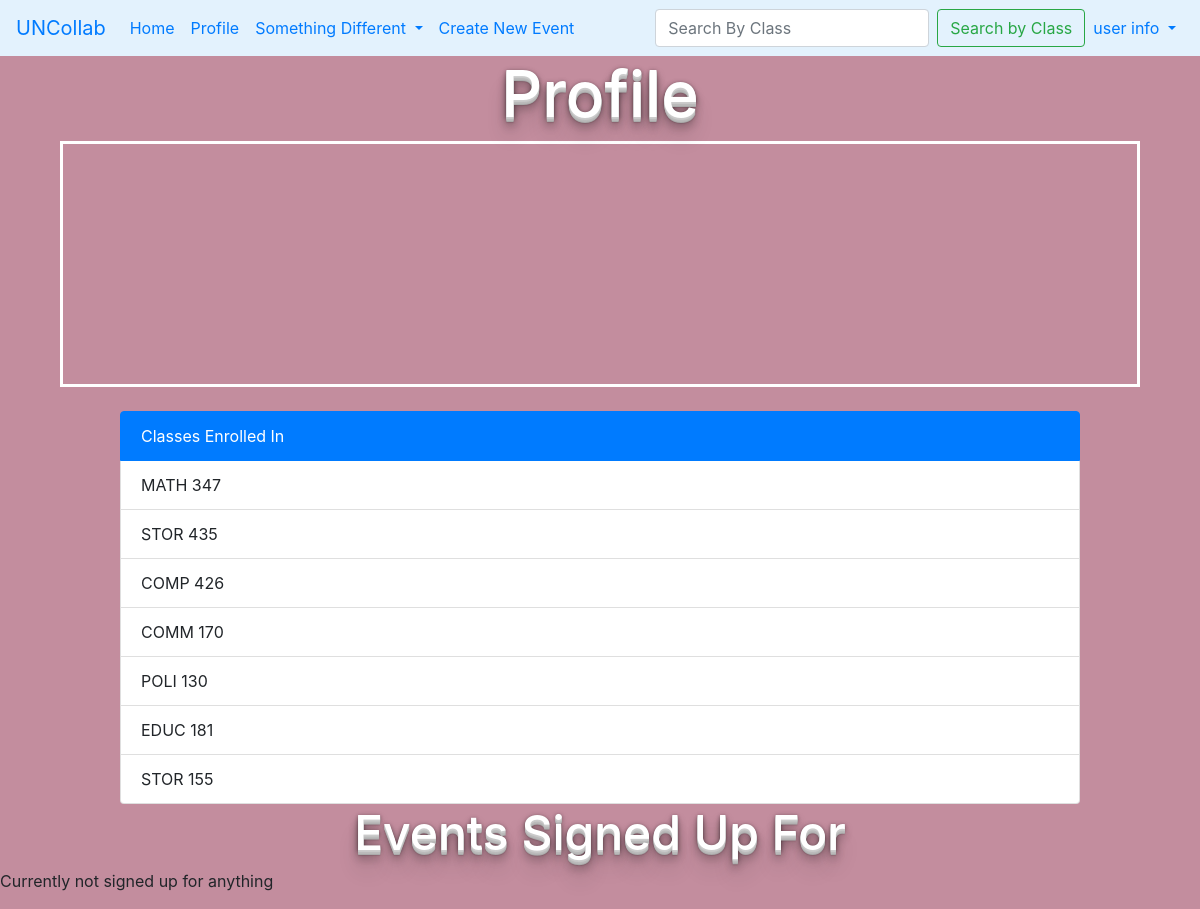
Page /2/profile (signed in) on the committed database.
### tables this page shows
CREATE TABLE class_members(
  id INTEGER PRIMARY KEY AUTOINCREMENT,
  member_id INTEGER NOT NULL,
  class_id INTEGER NOT NULL,
  FOREIGN KEY (member_id) REFERENCES user (id),
  FOREIGN KEY (class_id) REFERENCES classes (id)
);

CREATE TABLE classes(
  id INTEGER PRIMARY KEY AUTOINCREMENT,
  name TEXT UNIQUE NOT NULL
);

### collab_app/post.py (the view)
@bp.route('/<int:id>/profile')
@login_required
def profile(id):
  db = get_db()
  user_classes = db.execute(
    'SELECT *'
    ' FROM class_members cm JOIN classes c ON c.id=cm.class_id'
    ' WHERE cm.member_id=?', (id,)
  ).fetchall()
  user_events = db.execute(
    'SELECT p.id, title, created, p.author_id, first_name, last_name, description, start_time, location, type, p.class_id'
    ' FROM (event e JOIN posts p ON e.post_id=p.id) JOIN user u ON e.member_id=u.id'
    ' WHERE e.member_id=?', (id,)
  ).fetchall()
  return render_template('post/profile.html', classes=user_classes, posts=user_events)

### collab_app/auth.py (called while the page is built)
@bp.before_app_request
def load_logged_in_user():
  user_id = session.get('user_id')
  if user_id is None:
    g.user = None
  else:
    g.user = get_db().execute(
      'SELECT * FROM user WHERE id = ?', (user_id,)
    ).fetchone()

def login_required(view):
  @functools.wraps(view)
  def wrapped_view(**kwargs):
    if g.user is None:
      return redirect(url_for('auth.login'))
    return view(**kwargs)
  return wrapped_view

### collab_app/db.py (called while the page is built)
def get_db():
  if 'db' not in g:
    g.db = sqlite3.connect(
      current_app.config['DATABASE'],
      detect_types=sqlite3.PARSE_DECLTYPES
    )
    g.db.row_factory = sqlite3.Row
  return  g.db

### collab_app/templates/post/profile.html (shortened to what this page needs)
<!DOCTYPE html>
<html lang="fr">
<head>
  <link rel="stylesheet" type="text/css" href="../static/css/style.css">
  <link href='https://api.tiles.mapbox.com/mapbox-gl-js/v2.2.0/mapbox-gl.css' rel='stylesheet' />
  <link rel="stylesheet" href="https://stackpath.bootstrapcdn.com/bootstrap/4.3.1/css/bootstrap.min.css">
</head>
<body>
  {% include 'navbar.html' %}
  <h1 class="title1">Profile</h1>
  <div id="map"></div>
  <br>
  <ul class="list-group" style="width: 80%; display: block; margin-left: auto !important; margin-right: auto  !important;">
    <li class="list-group-item active" aria-current="true">Classes Enrolled In</li>
  {% for class in classes %}
    <li class="list-group-item">{{ class['name'] }}</li>
  {% endfor %}
</ul>
  <h3 class="title2">Events Signed Up For</h3>
  {% if posts == [] %}
    <p>Currently not signed up for anything</p>
  {% endif %}
</body>
</html>

### collab_app/static/css/style.css (style rules this page uses)
body { background-color: #C38D9E !important; }
#map { display: block; margin-left: auto; margin-right: auto; width: 90%; height: 30%; border: 3px solid white; padding: 120px; }
.title1 { display: flex; align-items: center; justify-content: center; color: white; font-size:64px; text-shadow: 0 1px 0 #ccc, 0 2px 0 #c9c9c9, 0 3px 0 #bbb, 0 4px 0 #b9b9b9, 0 5px 0 #aaa, 0 6px 1px rgba(0, 0, 0, .1), 0 0 5px rgba(0, 0, 0, .1), 0 1px 3px rgba(0, 0, 0, .3), 0 3px 5px rgba(0, 0, 0, .2), 0 5px 10px rgba(0, 0, 0, .25), 0 10px 10px rgba(0, 0, 0, .2), 0 20px 20px rgba(0, 0, 0, .15); }
.title2 { display: flex; align-items: center; justify-content: center; color: white; font-size:48px; text-shadow: 0 1px 0 #ccc, 0 2px 0 #c9c9c9, 0 3px 0 #bbb, 0 4px 0 #b9b9b9, 0 5px 0 #aaa, 0 6px 1px rgba(0, 0, 0, .1), 0 0 5px rgba(0, 0, 0, .1), 0 1px 3px rgba(0, 0, 0, .3), 0 3px 5px rgba(0, 0, 0, .2), 0 5px 10px rgba(0, 0, 0, .25), 0 10px 10px rgba(0, 0, 0, .2), 0 20px 20px rgba(0, 0, 0, .15); }

### rows in the picture
class_members: name "MATH 347"
class_members: name "STOR 435"
class_members: name "COMP 426"
class_members: name "COMM 170"
class_members: name "POLI 130"
class_members: name "EDUC 181"
class_members: name "STOR 155"
